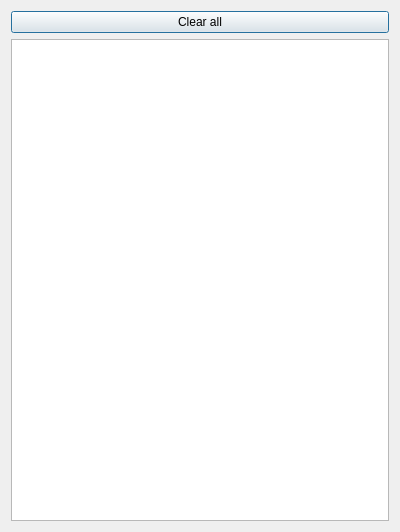
<?xml version="1.0" encoding="UTF-8"?>
<ui version="4.0">
 <class>ItemFilterDialog</class>
 <widget class="QDialog" name="ItemFilterDialog">
  <property name="geometry">
   <rect>
    <x>0</x>
    <y>0</y>
    <width>400</width>
    <height>532</height>
   </rect>
  </property>
  <property name="windowTitle">
   <string>Item Filters</string>
  </property>
  <layout class="QVBoxLayout" name="verticalLayout">
   <item>
    <widget class="QPushButton" name="buttonClearAll">
     <property name="text">
      <string>Clear all</string>
     </property>
    </widget>
   </item>
   <item>
    <widget class="QTableView" name="itemFilterTable">
     <property name="selectionMode">
      <enum>QAbstractItemView::SingleSelection</enum>
     </property>
     <property name="selectionBehavior">
      <enum>QAbstractItemView::SelectRows</enum>
     </property>
     <attribute name="horizontalHeaderVisible">
      <bool>false</bool>
     </attribute>
     <attribute name="horizontalHeaderDefaultSectionSize">
      <number>150</number>
     </attribute>
     <attribute name="verticalHeaderVisible">
      <bool>false</bool>
     </attribute>
    </widget>
   </item>
  </layout>
 </widget>
 <resources/>
 <connections/>
</ui>
